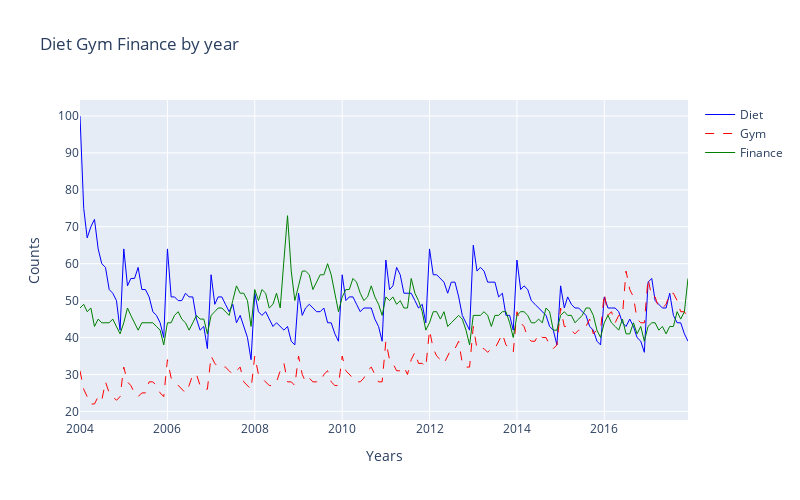

Notebook code cell kept with this figure:
### Code cell
# Create traces
fig = go.Figure()

fig.add_trace(go.Scatter(x=df.index, y=df['diet'], name='Diet', 
              line = dict(color='blue', width=1)))
fig.add_trace(go.Scatter(x=df.index, y=df['gym'], name='Gym',
              line = dict(color='red', width=1, dash='dash')))
fig.add_trace(go.Scatter(x=df.index, y=df['finance'], name='Finance',
              line = dict(color='green', width=1)))

fig.update_layout(title='Diet Gym Finance by year',
                   xaxis_title='Years',
                   yaxis_title='Counts', 
                  height=500, 
                  width=800)
fig

### Figure 1 — Plotly figure (JSON) as saved in the notebook; plotly's stock layout.template omitted (floating-point values rounded to 4 significant figures; data arrays with more than 128 entries replaced by an {"elided": "..."} marker saying what was removed)
{"data": [{"line": {"color": "blue", "width": 1}, "name": "Diet", "type": "scatter", "x": {"elided": "168 str values"}, "y": {"elided": "168 int values"}}, {"line": {"color": "red", "dash": "dash", "width": 1}, "name": "Gym", "type": "scatter", "x": {"elided": "168 str values"}, "y": {"elided": "168 int values"}}, {"line": {"color": "green", "width": 1}, "name": "Finance", "type": "scatter", "x": {"elided": "168 str values"}, "y": {"elided": "168 int values"}}], "layout": {"height": 500, "title": {"text": "Diet Gym Finance by year"}, "width": 800, "xaxis": {"title": {"text": "Years"}}, "yaxis": {"title": {"text": "Counts"}}}}
